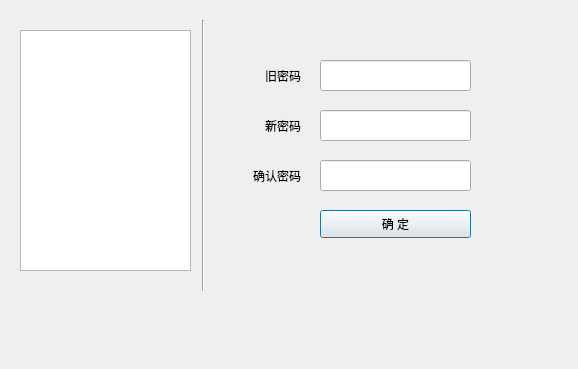
<?xml version="1.0" encoding="UTF-8"?>
<ui version="4.0">
 <class>systemSetupDialog</class>
 <widget class="QDialog" name="systemSetupDialog">
  <property name="geometry">
   <rect>
    <x>0</x>
    <y>0</y>
    <width>578</width>
    <height>369</height>
   </rect>
  </property>
  <property name="windowTitle">
   <string>Dialog</string>
  </property>
  <widget class="QTreeWidget" name="setUpItem">
   <property name="geometry">
    <rect>
     <x>20</x>
     <y>30</y>
     <width>171</width>
     <height>241</height>
    </rect>
   </property>
   <attribute name="headerVisible">
    <bool>false</bool>
   </attribute>
   <column>
    <property name="text">
     <string notr="true">1</string>
    </property>
   </column>
  </widget>
  <widget class="Line" name="line">
   <property name="geometry">
    <rect>
     <x>193</x>
     <y>20</y>
     <width>20</width>
     <height>271</height>
    </rect>
   </property>
   <property name="orientation">
    <enum>Qt::Vertical</enum>
   </property>
  </widget>
  <widget class="QWidget" name="widget" native="true">
   <property name="geometry">
    <rect>
     <x>210</x>
     <y>30</y>
     <width>341</width>
     <height>311</height>
    </rect>
   </property>
   <widget class="QLineEdit" name="oldPassLine">
    <property name="geometry">
     <rect>
      <x>110</x>
      <y>30</y>
      <width>151</width>
      <height>31</height>
     </rect>
    </property>
   </widget>
   <widget class="QLineEdit" name="newPassLine">
    <property name="geometry">
     <rect>
      <x>110</x>
      <y>80</y>
      <width>151</width>
      <height>31</height>
     </rect>
    </property>
   </widget>
   <widget class="QLineEdit" name="confirmPassLine">
    <property name="geometry">
     <rect>
      <x>110</x>
      <y>130</y>
      <width>151</width>
      <height>31</height>
     </rect>
    </property>
   </widget>
   <widget class="QPushButton" name="pushButtonConfirm">
    <property name="geometry">
     <rect>
      <x>110</x>
      <y>180</y>
      <width>151</width>
      <height>28</height>
     </rect>
    </property>
    <property name="text">
     <string>确 定</string>
    </property>
   </widget>
   <widget class="QLabel" name="oldPasslabel">
    <property name="geometry">
     <rect>
      <x>20</x>
      <y>30</y>
      <width>71</width>
      <height>31</height>
     </rect>
    </property>
    <property name="text">
     <string>旧密码</string>
    </property>
    <property name="alignment">
     <set>Qt::AlignRight|Qt::AlignTrailing|Qt::AlignVCenter</set>
    </property>
   </widget>
   <widget class="QLabel" name="newPassLabel">
    <property name="geometry">
     <rect>
      <x>20</x>
      <y>80</y>
      <width>71</width>
      <height>31</height>
     </rect>
    </property>
    <property name="text">
     <string>新密码</string>
    </property>
    <property name="alignment">
     <set>Qt::AlignRight|Qt::AlignTrailing|Qt::AlignVCenter</set>
    </property>
   </widget>
   <widget class="QLabel" name="confirmPassLabel">
    <property name="geometry">
     <rect>
      <x>20</x>
      <y>130</y>
      <width>71</width>
      <height>31</height>
     </rect>
    </property>
    <property name="text">
     <string>确认密码</string>
    </property>
    <property name="alignment">
     <set>Qt::AlignRight|Qt::AlignTrailing|Qt::AlignVCenter</set>
    </property>
   </widget>
  </widget>
 </widget>
 <resources/>
 <connections/>
</ui>
